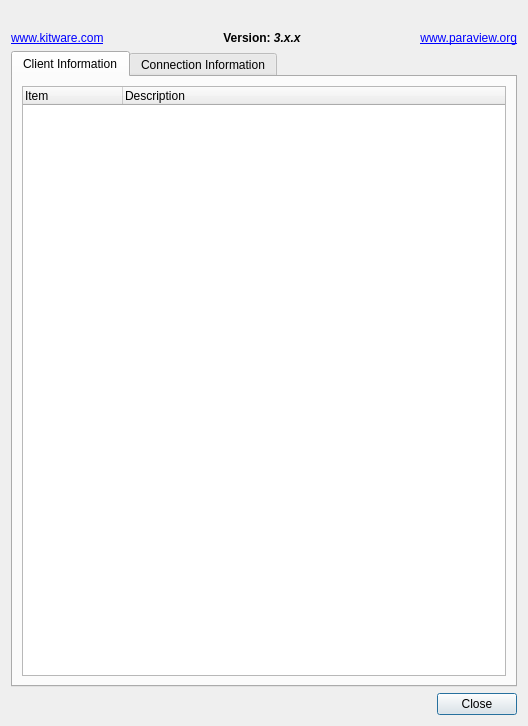
<?xml version="1.0" encoding="UTF-8"?>
<ui version="4.0">
 <class>pqAboutDialog</class>
 <widget class="QDialog" name="pqAboutDialog">
  <property name="geometry">
   <rect>
    <x>0</x>
    <y>0</y>
    <width>528</width>
    <height>726</height>
   </rect>
  </property>
  <property name="sizePolicy">
   <sizepolicy hsizetype="Minimum" vsizetype="Minimum">
    <horstretch>0</horstretch>
    <verstretch>0</verstretch>
   </sizepolicy>
  </property>
  <property name="windowTitle">
   <string>About TTK ParaView</string>
  </property>
  <property name="modal">
   <bool>true</bool>
  </property>
  <layout class="QVBoxLayout" name="verticalLayout">
   <item>
    <widget class="QLabel" name="Image">
     <property name="text">
      <string/>
     </property>
     <property name="pixmap">
      <pixmap resource="../pqComponents.qrc">:/pqWidgets/Icons/PVSplashScreen.png</pixmap>
     </property>
     <property name="alignment">
      <set>Qt::AlignCenter</set>
     </property>
    </widget>
   </item>
   <item>
    <layout class="QHBoxLayout" name="horizontalLayout" stretch="0,1,0">
     <item>
      <widget class="QLabel" name="ParaViewLinkLabel">
       <property name="text">
        <string>&lt;html&gt;&lt;head/&gt;&lt;body&gt;&lt;p&gt;&lt;a href=&quot;http://www.kitware.com/&quot;&gt;&lt;span style=&quot; text-decoration: underline; color:palette(link);&quot;&gt;www.kitware.com&lt;/span&gt;&lt;/a&gt;&lt;/p&gt;&lt;/body&gt;&lt;/html&gt;</string>
       </property>
       <property name="openExternalLinks">
        <bool>true</bool>
       </property>
      </widget>
     </item>
     <item>
      <widget class="QLabel" name="VersionLabel">
       <property name="text">
        <string>&lt;html&gt;&lt;b&gt;Version: &lt;i&gt;3.x.x&lt;/i&gt;&lt;/b&gt;&lt;/html&gt;</string>
       </property>
       <property name="textFormat">
        <enum>Qt::AutoText</enum>
       </property>
       <property name="alignment">
        <set>Qt::AlignCenter</set>
       </property>
      </widget>
     </item>
     <item>
      <widget class="QLabel" name="KitwareLinkLabel">
       <property name="text">
        <string>&lt;html&gt;&lt;head/&gt;&lt;body&gt;&lt;p&gt;&lt;a href=&quot;http://www.paraview.org/&quot;&gt;&lt;span style=&quot; text-decoration: underline; color:palette(link);&quot;&gt;www.paraview.org&lt;/span&gt;&lt;/a&gt;&lt;/p&gt;&lt;/body&gt;&lt;/html&gt;</string>
       </property>
       <property name="textFormat">
        <enum>Qt::RichText</enum>
       </property>
       <property name="alignment">
        <set>Qt::AlignRight|Qt::AlignTrailing|Qt::AlignVCenter</set>
       </property>
       <property name="openExternalLinks">
        <bool>true</bool>
       </property>
      </widget>
     </item>
    </layout>
   </item>
   <item>
    <widget class="QTabWidget" name="tabWidget">
     <property name="currentIndex">
      <number>0</number>
     </property>
     <widget class="QWidget" name="tabClient">
      <attribute name="title">
       <string>Client Information</string>
      </attribute>
      <layout class="QVBoxLayout">
       <property name="spacing">
        <number>6</number>
       </property>
       <property name="margin">
        <number>9</number>
       </property>
       <item>
        <widget class="QTreeWidget" name="ClientInformation">
         <property name="alternatingRowColors">
          <bool>true</bool>
         </property>
         <property name="rootIsDecorated">
          <bool>false</bool>
         </property>
         <column>
          <property name="text">
           <string>Item</string>
          </property>
         </column>
         <column>
          <property name="text">
           <string>Description</string>
          </property>
         </column>
        </widget>
       </item>
      </layout>
     </widget>
     <widget class="QWidget" name="tabServer">
      <attribute name="title">
       <string>Connection Information</string>
      </attribute>
      <layout class="QGridLayout">
       <property name="margin">
        <number>9</number>
       </property>
       <property name="spacing">
        <number>6</number>
       </property>
       <item row="0" column="0">
        <widget class="QTreeWidget" name="ServerInformation">
         <property name="alternatingRowColors">
          <bool>true</bool>
         </property>
         <property name="rootIsDecorated">
          <bool>false</bool>
         </property>
         <column>
          <property name="text">
           <string>Item</string>
          </property>
         </column>
         <column>
          <property name="text">
           <string>Description</string>
          </property>
         </column>
        </widget>
       </item>
      </layout>
     </widget>
    </widget>
   </item>
   <item>
    <widget class="QDialogButtonBox" name="buttonBox">
     <property name="standardButtons">
      <set>QDialogButtonBox::Close</set>
     </property>
    </widget>
   </item>
  </layout>
 </widget>
 <resources>
  <include location="../pqComponents.qrc"/>
 </resources>
 <connections>
  <connection>
   <sender>buttonBox</sender>
   <signal>rejected()</signal>
   <receiver>pqAboutDialog</receiver>
   <slot>accept()</slot>
   <hints>
    <hint type="sourcelabel">
     <x>263</x>
     <y>703</y>
    </hint>
    <hint type="destinationlabel">
     <x>263</x>
     <y>362</y>
    </hint>
   </hints>
  </connection>
 </connections>
</ui>
